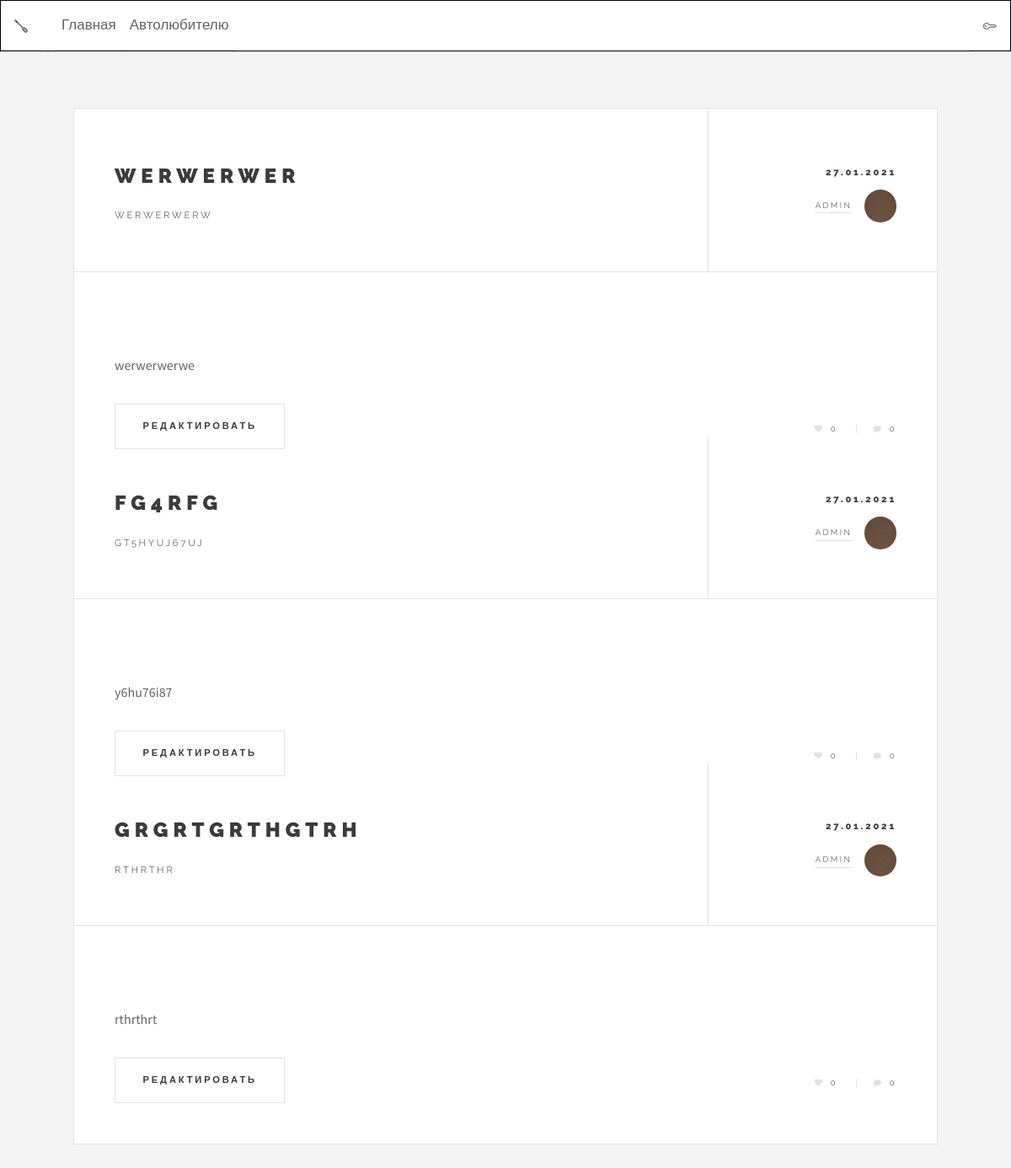
The app's page /index2.php with its own data.
### tables this page shows
CREATE TABLE `posts` (
  `id` int(11) NOT NULL,
  `title` varchar(30) NOT NULL,
  `subtitle` varchar(100) NOT NULL,
  `timestamp` timestamp NOT NULL DEFAULT current_timestamp(),
  `img_path` varchar(100) NOT NULL,
  `message` varchar(255) NOT NULL,
  `user_id` int(11) NOT NULL,
  `resume` varchar(500) NOT NULL
);

CREATE TABLE `users` (
  `id` int(11) NOT NULL,
  `login` varchar(30) NOT NULL,
  `password` varchar(50) NOT NULL,
  `role` int(11) NOT NULL
);

### index2.php (the view, shortened to what this page needs)
<?php
require "db.php";
if (isset($_GET['page'])){
    $page = $_GET['page'];
}else $page = 1;
$kol = 3;
$art = ($page * $kol) - $kol;
$stmt = $pdo->query("select p.*, u.login as login,
(select count(*) from comments where post_id=p.id) as count_com,
(select count(*) from likes where post_id=p.id) as count_likes
from posts p inner join users u on p.user_id=u.id order by timestamp desc limit $art,$kol");
$posts = $stmt->fetchAll();
?>
<!DOCTYPE HTML>
<html>
	<head>
		 <link rel="stylesheet" href="https://stackpath.bootstrapcdn.com/bootstrap/4.5.0/css/bootstrap.min.css">
		 <link rel="stylesheet" href="css/baguetteBox.min.css">
        <link rel="stylesheet" href="css/style.css">
		<link rel="stylesheet" href="assets/css/main.css" />
</head>
	<body>
			<div id="wrapper">
					<header id="header">
               <nav class="navbar navbar-expand-lg navbar-light p-0">
  <a class="navbar-brand" href="../index.php">
                   </a>
  <div class="collapse navbar-collapse" id="navbarSupportedContent">
    <ul class="navbar-nav mr-auto">
      <li class="nav-item active">
        <a class="nav-link" href="../index.php">Главная <span class="sr-only">(current)</span></a>
      </li>
      <li class="nav-item">
        <a class="nav-link" href="#">Автолюбителю</a>
      </li>
    </ul>
							<ul><a href="#menu">
                                </a></ul>
  </div>
</nav>
					</header>
					<div id="main" class="container">
							<article class="post">
								<?php foreach ($posts as $key => $post): ?>
								<header>
									<div class="title">
										<h2><a href="#"><?=$post['title']?></a></h2>
										<p><?=$post['subtitle']?></p>
									</div>
									<div class="meta">
										<time class="published"><?= date('d.m.Y', strtotime($post['timestamp']))?></time>
										<a href="#" class="author"><span class="name"><?= $post['login']?></span><img src="images/avatar.jpg" alt="" /></a>
									</div>
								</header>
								<p><?=$post['resume']?></p>
								<footer>
									<ul class="actions">
										<li><a href="single.php?id=<?=$post['id'] ?>" class="button big">Редактировать</a></li>
									</ul>
									<ul class="stats">
                                        <li><a href="add_like.php?id=<?=$post['id']?>" class="icon fa-heart"><?=$post['count_likes']?></a></li>
                                        <li><a href="single.php?id=<?=$post['id']?>" class="icon fa-comment"><?=$post['count_com']?></a></li>
									</ul>
								</footer>
								<?php endforeach; ?>
							</article>
					</div>
			</div>
	</body>
</html>

### css/style.css (style rules this page uses)
body { margin:0; }
.navbar { border-width: 1px; border-color: black; border-style:solid; z-index: 10; overflow: hidden; background-color:white; position: fixed; top: 0; width: 100%; }
.navbar a { float: left; display: block; color: black; text-align: center; padding: 14px 16px; text-decoration: none; font-size: 17px; }
a { color: black; text-decoration: none; }

### records on screen
posts: title "WERWERWER", subtitle "WERWERWERW", timestamp "27.01.2021", user.login "ADMIN", resume "werwerwerwe", count_likes "0", count_com "0"
posts: title "FG4RFG", subtitle "GT5HYUJ67UJ", timestamp "27.01.2021", user.login "ADMIN", resume "y6hu76i87", count_likes "0", count_com "0"
posts: title "GRGRTGRTHGTRH", subtitle "RTHRTHR", timestamp "27.01.2021", user.login "ADMIN", resume "rthrthrt", count_likes "0", count_com "0"
